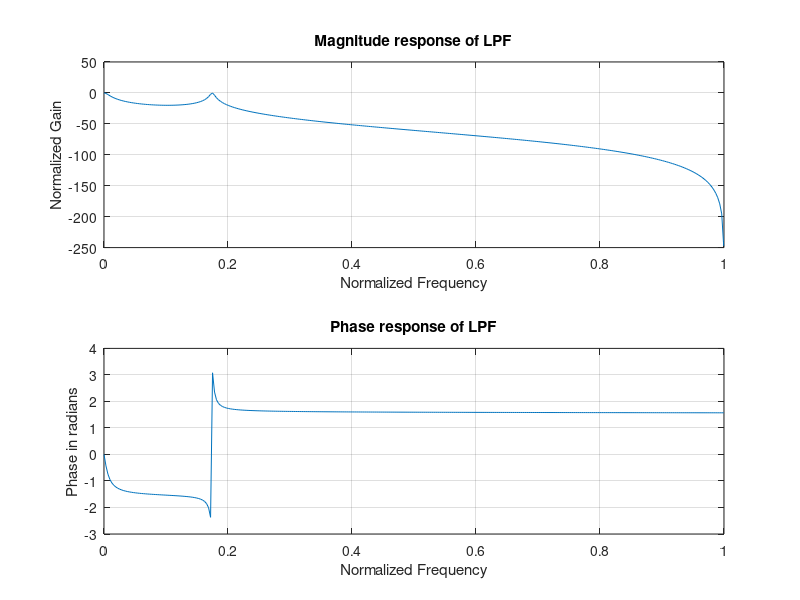

MATLAB code to generate this figure:
%Chebyshev TypeI LPF filter

alphaP=20;%passband attenuation
alphaS=40;%stopband attenuation
wp=[0.2];%passband frequency
ws=[0.3];%stopband frequency
[n,wn]=cheb1ord(wp,ws,alphaP,alphaS);
[b,a]=cheby1(n,alphaP,wn);
w=0:0.01:pi;
[h,ph]=freqz(b,a,w);
m=20*log10(abs(h));
subplot(2,1,1)
plot(ph/pi,m)
grid on;
xlabel('Normalized Frequency');
ylabel('Normalized Gain');
title('Magnitude response of LPF');
subplot(2,1,2)
plot(ph/pi,angle(h));
grid on;
xlabel('Normalized Frequency');
ylabel('Phase in radians');
title('Phase response of LPF');
